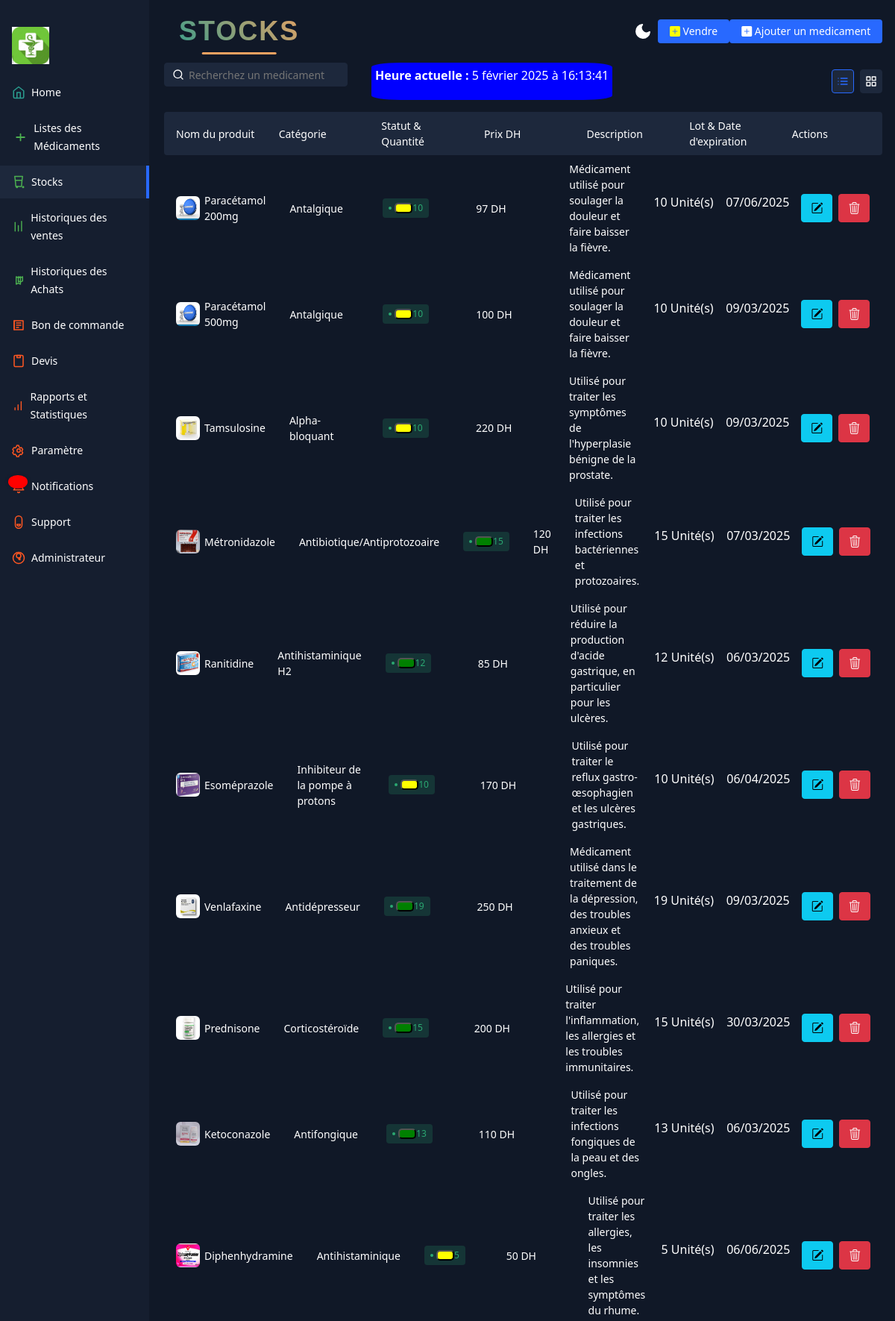
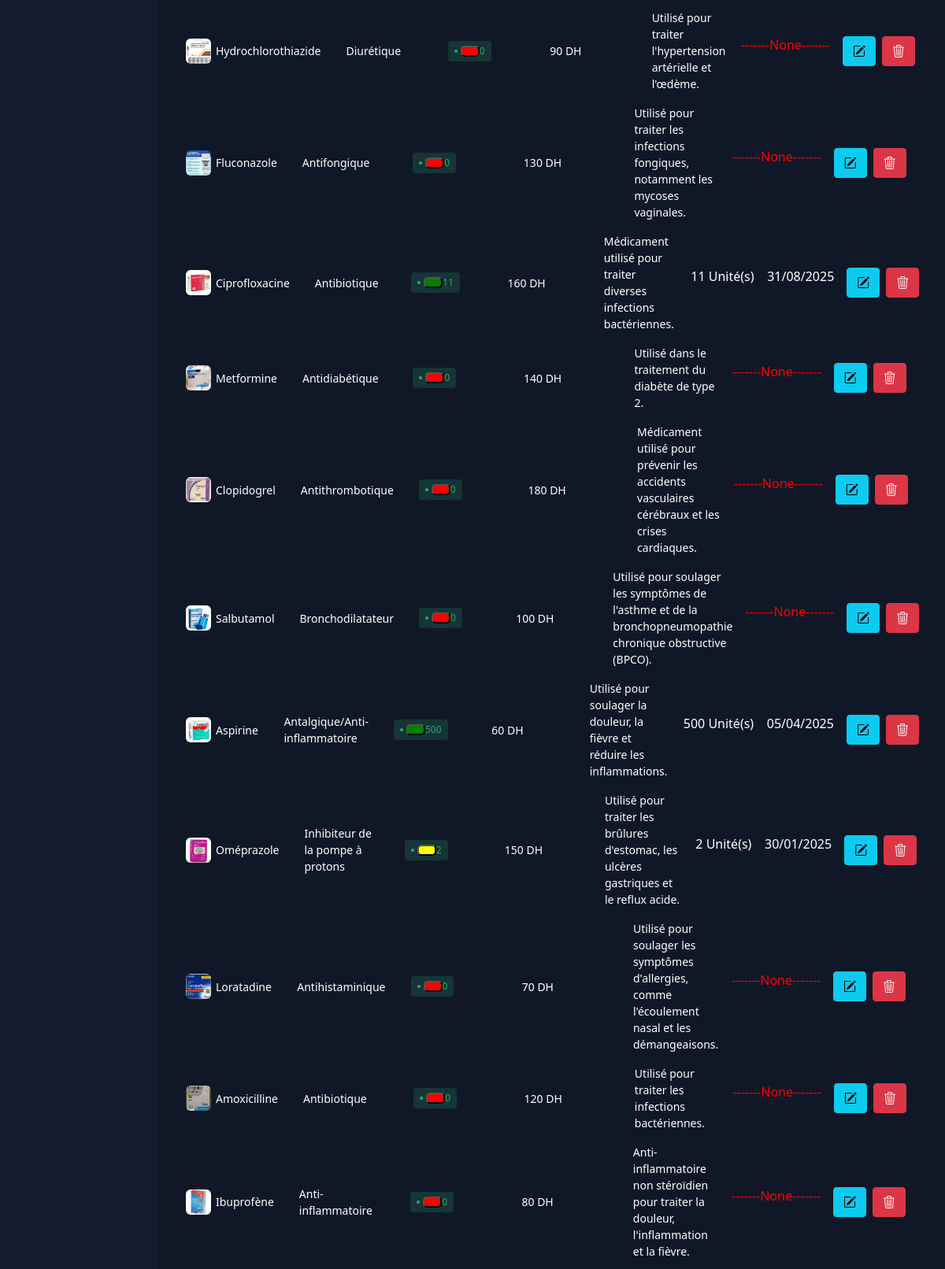
Screenshot of /produits/ (signed in, upper part) with the database file from the repository (2 pictures, top to bottom).
### Produits/models.py (models this page shows, shortened)
class parametre(models.Model):
     compte = models.ForeignKey(Compte, on_delete=models.CASCADE, related_name='parametres')
     user = models.OneToOneField(User, on_delete=models.CASCADE, related_name='parametre')
     name =models.CharField(max_length=200)
     adresse =models.CharField(max_length=60)
     devise =models.CharField(max_length=5)
     email  =models.EmailField()
     numero = models.CharField(max_length=15, verbose_name="Numéro de téléphone")
     fiscal = models.CharField(max_length=100, verbose_name="Régime fiscal")
     logo = models.ImageField(upload_to='images/', null=True, blank=True, )
     remarque = models.TextField(
        max_length=500,
        blank=True,
        null=True,
        default="Les produits vendus ne sont ni échangés ni remboursés. Pour tout soucis, voir le vendeur."
    )
     class Meta:
        unique_together = ('compte',)

class Produits(models.Model):
    uuid = models.UUIDField(default=uuid.uuid4, unique=True, editable=False)
    slug = models.SlugField(unique=True, blank=True)
    compte = models.ForeignKey(Compte, on_delete=models.CASCADE, related_name='produits')
    name = models.CharField(max_length=110)
    category = models.ForeignKey(Categories, on_delete=models.CASCADE)
    price = models.IntegerField()
    quantite = models.PositiveIntegerField(default=0)
    description = models.TextField()
    date_ajout = models.DateTimeField(auto_now_add=True)
    date_expiration = models.DateField(default=now)
    image = models.ImageField(null=True, blank=True, upload_to='media/')
    class Meta:
        ordering = ['-date_ajout']
    @property
    def total_quantity(self):
        return sum(lot.quantite for lot in self.lots.all())
    def statut_quantite(self):
        if self.total_quantity == 0:
            return 'red'
        elif self.total_quantity <= 10:
            return 'yellow'
        else:
            return 'green'

class Categories(models.Model):
     name =models.CharField(max_length=250)
     compte = models.ForeignKey(Compte, on_delete=models.CASCADE, related_name='categories')
     def __str__(self):
              return self. name

class StockLot(models.Model):
    compte = models.ForeignKey(Compte, on_delete=models.CASCADE, related_name='stocklot')
    produit = models.ForeignKey('Produits', on_delete=models.CASCADE, related_name='lots')
    quantite = models.PositiveIntegerField()
    date_expiration = models.DateField()
    date_derniere_notification = models.DateField(null=True, blank=True)
    uuid = models.UUIDField(default=uuid.uuid4, editable=False, unique=True)
    slug = models.SlugField(max_length=255, unique=True, blank=True, null=True)  # Champ slug modifié

### Produits/views.py (the view)
# urls.py: path( 'produits/', ProductList.as_view(), name='produits'),
class ProductList(LoginRequiredMixin, ListView):
    model = Produits
    template_name = 'EEEEE.html'
    context_object_name = 'product'
    def get_queryset(self):
        compte = self.request.user.profil.compte
        return Produits.objects.prefetch_related('lots').filter(compte=compte)
    def get_context_data(self, **kwargs):
        compte = self.request.user.profil.compte
        param = get_object_or_404(parametre, compte=compte)
        context = super().get_context_data(**kwargs)
        context['parametre'] = param  # Ajoute l'objet parametre au contexte
        return context

### utilisateurs/context_processors.py (called while the page is built)
def is_compte_admin(request):
    if request.user.is_authenticated:
        try:
            profil = request.user.profil  # Lier UtilisateurProfil au modèle User
            return {'is_admin': profil.is_compte_admin}
        except UtilisateurProfil.DoesNotExist:
            return {'is_admin': False}
    return {'is_admin': False}

### utilisateurs/models.py (called while the page is built)
    @property
    def is_compte_admin(self):
        return self.est_admin

### Produits/templates/EEEEE.html (shortened to what this page needs)
{% extends "base.html" %}
{% load static %}
{% block produit %}
<div class="products-area-wrapper tableView">
    <div class="products-header">
        <div class="product-cell image">Nom du produit</div>
        <div class="product-cell category">Catégorie</div>
        <div class="product-cell status-cell">Statut & Quantité</div>
        <div class="product-cell sales">Prix {{parametre.devise}} </div>
        <div class="product-cell stock">Description</div>
        <div class="product-cell status-cell">Lot & Date d'expiration</div>
        <div class="product-cell price">Actions</div>
    </div>
    {% for product in object_list %}
    <div class="products-row" id="produit-{{ product.id }}">
        <div class="product-cell image">
            {% if product.image %}
            <img src="{{ product.image.url }}" alt="Produit">
            {% else %}
            <img src="https://th.bing.com/th/id/R.8e14aecbf717a0040ac4454318f7f230?rik=hjfPP%2fSEicAhmA&pid=ImgRaw&r=0" alt="Produit">
            {% endif %}
            <span>{{ product.name }}</span>
        </div>
        <div class="product-cell category">{{ product.category }}</div>
        <div class="product-cell status-cell">
            <span class="status active">
                <button class="button {{ product.statut_quantite }}"></button>
                {{ product.total_quantity }}
            </span>
        </div>
        <div class="product-cell sales">{{ product.price }} {{ parametre.devise }}</div>
        <div class="product-cell stock">
          {{ product.description }}
        </div>
        <div class="lotdate">
            {% for lot in product.lots.all %}
            <p style="white-space: pre;"> {{ lot.quantite }} Unité(s)    {{ lot.date_expiration|date:"d/m/Y" }}</p>
            {% empty %}
            <p style="color: red;">-------None-------</p>
            {% endfor %}
        </div>
        <div style="display: flex; gap: 8px;" class="product-cell price">
            {% if is_admin %}
            <a href="{% url 'modifier_lots_produit' product.uuid product.slug %}" class="btn btn-info"> <i class="bi bi-pencil-square"></i></a>
            <a href="{% url 'delete' product.uuid product.slug %}" class="btn btn-danger"> <i class="bi bi-trash3"></i></a>
            {% endif %}
          </div>
        </div>
    {% endfor %}
</div>
{% endblock %}

### Produits/templates/zonee_gauche.html (shortened to what this page needs)
{% load static %}
<div class="app-container" overflow >
  <div class="sidebar">
    <div class="sidebar-header">
      <div class="app-icon">
        <a href="{% url 'acc'  %}">
          <img src="{{ parametre.logo.url }}" alt="" width="50px">
        </a>
      </div>
    </div>
    <ul class="sidebar-list">
      <li class="sidebar-list-item">
        <a href="{% url 'acc' %}">
            <svg xmlns="http://www.w3.org/2000/svg" width="18" height="18" viewBox="0 0 24 24" fill="none" stroke="#2A9D8F" stroke-width="2" stroke-linecap="round" stroke-linejoin="round" class="feather feather-home">
                <path d="M3 9l9-7 9 7v11a2 2 0 0 1-2 2H5a2 2 0 0 1-2-2z"/>
                <polyline points="9 22 9 12 15 12 15 22"/>
            </svg>
            <span>Home</span>
        </a>
    </li>
    <li class="sidebar-list-item">
        <a href="{% url 'home' %}">
            <svg xmlns="http://www.w3.org/2000/svg" width="24" height="24" viewBox="0 0 24 24" fill="none" stroke="#4CAF50" stroke-width="2" stroke-linecap="round" stroke-linejoin="round" class="feather feather-plus-square">
                <path d="M19 12h-6m0 0H7m6 0V7m0 5v5"/>
            </svg>
            <span>Listes des Médicaments</span>
        </a>
    </li>
      <li class="sidebar-list-item active">
        <a href="{% url 'produits' %}">
            <span>Stocks</span>
        </a>
    </li>
    <li class="sidebar-list-item">
      <a href="{% url 'historique_ventes' %}">
          <span>Historiques des ventes</span>
      </a>
  </li>
  <li class="sidebar-list-item">
    <a href="{% url 'historique_achats' %}">
        <svg xmlns="http://www.w3.org/2000/svg" width="18" height="18" viewBox="0 0 24 24" fill="none" stroke="#4CAF50" stroke-width="2" stroke-linecap="round" stroke-linejoin="round" class="feather feather-package">
            <path d="M16 5v14l-4-2-4 2V5l4 2 4-2z"/>
            <path d="M12 13l4 2 4-2V5l-4 2-4-2v10z"/>
        </svg>
        <span>Historiques des Achats</span>
    </a>
</li>
<li class="sidebar-list-item">
  <a href="{% url 'historique_commande' %}">
      <span>Bon de commande</span>
  </a>
</li>
<li class="sidebar-list-item">
  <a href="{% url 'historique_devis' %}">
      <svg xmlns="http://www.w3.org/2000/svg" width="18" height="18" viewBox="0 0 24 24" fill="none" stroke="#FF5722" stroke-width="2" stroke-linecap="round" stroke-linejoin="round" class="feather feather-clipboard">
          <rect x="4" y="2" width="16" height="20" rx="2" ry="2" />
          <path d="M9 2h6v4H9z" />
      </svg>
      <span>Devis</span>
  </a>
</li>
<li class="sidebar-list-item">
  <a href="{% url 'rapports_statistiques' %}">
      <span>Rapports et Statistiques</span>
  </a>
</li>
{% if is_admin %}
<li class="sidebar-list-item">
  <a href="{% url 'parametre' %}">
      <span>Paramètre</span>
  </a>
</li>
{% endif %}
<li class="sidebar-list-item">
  <a href="{% url 'notifications' %}">
      <div class="notification-icon-container">
          <span id="notification-count" class="badge">{{ unread_count }}</span>
      </div>
      <span>Notifications</span>
  </a>
</li>
<li class="sidebar-list-item">
    <a href="{% url 'contact' %}">
        <span>Support</span>
    </a>
</li>
{% if is_admin %}
<li class="sidebar-list-item">
  <a href="{% url 'admin_dashboard' %}">
      <span>Administrateur</span>
  </a>
</li>
{% endif %}
    </ul>
  </div>

### Produits/static/style.css (style rules this page uses)
* { box-sizing: border-box; }
:root { --app-bg: #101827; --sidebar: rgba(21, 30, 47,1); --sidebar-main-color: #fff; --table-border: #1a2131; --table-header: #1a2131; --app-content-main-color: #fff; --sidebar-link: #fff; --sidebar-active-link: #1d283c; --sidebar-hover-link: #1a2539; --action-color: #2869ff; --action-color-hover: #6291fd; --app-content-secondary-color: #1d283c; --filter-reset: #2c394f; --filter-shadow: rgba(16, 24, 39, 0.8) 0px 6px 12px -2px, rgba(0, 0, 0, 0.3) 0px 3px 7px -3px; }
body, html { margin: 0; padding: 0; height: 100%; width: 100%; }
body { overflow: hidden; font-family: "Poppins", sans-serif; background-color: var(--app-bg); -webkit-font-smoothing: antialiased; -moz-osx-font-smoothing: grayscale; }
.app-container { border-radius: 4px; width: 100%; height: 100%; max-height: 100%; max-width: 1280px; display: flex; box-shadow: rgba(99, 99, 99, 0.2) 0px 2px 8px 0px; max-width: 2000px; margin: 0 auto; }
.sidebar { flex-basis: 200px; max-width: 200px; flex-shrink: 0; background-color: var(--sidebar); display: flex; flex-direction: column; }
.sidebar-header { display: flex; align-items: center; justify-content: space-between; padding: 16px; }
.sidebar-list { list-style-type: none; padding: 0; }
.sidebar-list-item { position: relative; margin-bottom: 4px; }
.sidebar-list-item a { display: flex; align-items: center; width: 100%; padding: 10px 16px; color: var(--sidebar-link); text-decoration: none; font-size: 14px; line-height: 24px; }
.sidebar-list-item svg { margin-right: 8px; }
.sidebar-list-item.active { background-color: var(--sidebar-active-link); }
.sidebar-list-item.active:before { content: ""; position: absolute; right: 0; background-color: var(--action-color); height: 100%; width: 4px; }
.app-icon { color: var(--sidebar-main-color); }
.products-area-wrapper { width: 100%; max-height: 100%; overflow: auto; padding: 0 4px; }
.tableView .products-header { display: flex; align-items: center; border-radius: 4px; background-color: var(--app-content-secondary-color); position: sticky; top: 0; }
.tableView .products-row { display: flex; align-items: center; border-radius: 4px; }
.tableView .product-cell { flex: 1; padding: 8px 16px; color: var(--app-content-main-color); font-size: 14px; display: flex; align-items: center; }
.tableView .product-cell img { width: 32px; height: 32px; border-radius: 6px; margin-right: 6px; }
.status { border-radius: 4px; display: flex; align-items: center; padding: 4px 8px; font-size: 12px; }
.status:before { content: ""; width: 4px; height: 4px; border-radius: 50%; margin-right: 4px; }
.status.active { color: #2ba972; background-color: rgba(43, 169, 114, 0.2); }
.status.active:before { background-color: #2ba972; }

### Produits/templates/zonee_gauche.html (style rules this page uses)
.sidebar { top: 0; left: 0; height: 100vh; width: 250px; padding-top: 20px; overflow-y: auto; }
.notification-icon-container { position: relative; display: inline-block; }
#notification-count { position: absolute; top: -3px; right: 5px; background-color: red; color: white; font-size: 12px; font-weight: 900; border-radius: 48%; width: 26px; height: 18px; display: none; justify-content: center; align-items: center; display: flex; text-align: center; box-shadow: 0 0 5px rgba(0, 0, 0, 0.2); }

### Produits/templates/EEEEE.html (style rules this page uses)
.button { padding: 5px 10px; border-radius: 5px; font-weight: bold; text-align: center; color: white; }
.red { background-color: red; }
.yellow { background-color: yellow; }
.green { background-color: green; }
.lotdate { color: #fff; }

### rows the page displays
parametre: logo (picture), devise "DH"
Produits: image (picture), name "Paracétamol 200mg", category "Antalgique", total_quantity "10", price "97", description "Médicament utilisé pour soulager la douleur et faire baisser la fièvre."
StockLot: quantite "10", date_expiration "07/06/2025"
Produits: image (picture), name "Paracétamol 500mg", category "Antalgique", total_quantity "10", price "100", description "Médicament utilisé pour soulager la douleur et faire baisser la fièvre."
StockLot: quantite "10", date_expiration "09/03/2025"
Produits: image (picture), name "Tamsulosine", category "Alpha-bloquant", total_quantity "10", price "220", description "Utilisé pour traiter les symptômes de l'hyperplasie bénigne de la prostate."
StockLot: quantite "10", date_expiration "09/03/2025"
Produits: image (picture), name "Métronidazole", category "Antibiotique/Antiprotozoaire", total_quantity "15", price "120", description "Utilisé pour traiter les infections bactériennes et protozoaires."
StockLot: quantite "15", date_expiration "07/03/2025"
Produits: image (picture), name "Ranitidine", category "Antihistaminique H2", total_quantity "12", price "85", description "Utilisé pour réduire la production d'acide gastrique, en particulier pour les ulcères."
StockLot: quantite "12", date_expiration "06/03/2025"
Produits: image (picture), name "Esoméprazole", category "Inhibiteur de la pompe à protons", total_quantity "10", price "170", description "Utilisé pour traiter le reflux gastro-œsophagien et les ulcères gastriques."
StockLot: quantite "10", date_expiration "06/04/2025"
Produits: image (picture), name "Venlafaxine", category "Antidépresseur", total_quantity "19", price "250", description "Médicament utilisé dans le traitement de la dépression, des troubles anxieux et des troubles paniques."
StockLot: quantite "19", date_expiration "09/03/2025"
Produits: image (picture), name "Prednisone", category "Corticostéroïde", total_quantity "15", price "200", description "Utilisé pour traiter l'inflammation, les allergies et les troubles immunitaires."
StockLot: quantite "15", date_expiration "30/03/2025"
Produits: image (picture), name "Ketoconazole", category "Antifongique", total_quantity "13", price "110", description "Utilisé pour traiter les infections fongiques de la peau et des ongles."
StockLot: quantite "13", date_expiration "06/03/2025"
Produits: image (picture), name "Diphenhydramine", category "Antihistaminique", total_quantity "5", price "50", description "Utilisé pour traiter les allergies, les insomnies et les symptômes du rhume."
StockLot: quantite "5", date_expiration "06/06/2025"
Produits: image (picture), name "Hydrochlorothiazide", category "Diurétique", total_quantity "0", price "90", description "Utilisé pour traiter l'hypertension artérielle et l'œdème."
Produits: image (picture), name "Fluconazole", category "Antifongique", total_quantity "0", price "130", description "Utilisé pour traiter les infections fongiques, notamment les mycoses vaginales."
Produits: image (picture), name "Ciprofloxacine", category "Antibiotique", total_quantity "11", price "160", description "Médicament utilisé pour traiter diverses infections bactériennes."
StockLot: quantite "11", date_expiration "31/08/2025"
Produits: image (picture), name "Metformine", category "Antidiabétique", total_quantity "0", price "140", description "Utilisé dans le traitement du diabète de type 2."
Produits: image (picture), name "Clopidogrel", category "Antithrombotique", total_quantity "0", price "180", description "Médicament utilisé pour prévenir les accidents vasculaires cérébraux et les crises cardiaques."
Produits: image (picture), name "Salbutamol", category "Bronchodilatateur", total_quantity "0", price "100", description "Utilisé pour soulager les symptômes de l'asthme et de la bronchopneumopathie chronique obstructive (BPCO)."
Produits: image (picture), name "Aspirine", category "Antalgique/Anti-inflammatoire", total_quantity "500", price "60", description "Utilisé pour soulager la douleur, la fièvre et réduire les inflammations."
StockLot: quantite "500", date_expiration "05/04/2025"
Produits: image (picture), name "Oméprazole", category "Inhibiteur de la pompe à protons", total_quantity "2", price "150", description "Utilisé pour traiter les brûlures d'estomac, les ulcères gastriques et le reflux acide."
StockLot: quantite "2", date_expiration "30/01/2025"
Produits: image (picture), name "Loratadine", category "Antihistaminique", total_quantity "0", price "70", description "Utilisé pour soulager les symptômes d'allergies, comme l'écoulement nasal et les démangeaisons."
Produits: image (picture), name "Amoxicilline", category "Antibiotique", total_quantity "0", price "120", description "Utilisé pour traiter les infections bactériennes."
Produits: image (picture), name "Ibuprofène", category "Anti-inflammatoire", total_quantity "0", price "80", description "Anti-inflammatoire non stéroïdien pour traiter la douleur, l'inflammation et la fièvre."
